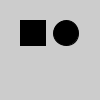
Frame 1 (no input)
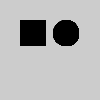
Frame 60 (the mouse pressed at the canvas centre just before this capture)
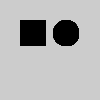
Frame 120 (the mouse held since frame 60 and released just before this capture)

The Processing sketch that drew these frames (run headless with seeded random() and noise(); from frame 60 on, the mouse is pressed at the canvas centre):

// Processing sketch: botonesDeteccion
// ── botonesDeteccion.pde
float tamX, tamY, posX, posY;
color colorRectangulo, colorCirculo;
void setup() {
  surface.setResizable(true);
  rectMode(CENTER);
  ellipseMode(CENTER);
}
void draw() {
  tamX = width/4;
  tamY = width/4;
  posX = width/3;
  posY = height/3;
  fill(colorRectangulo);
  rect(posX, posY, tamX, tamY);
  fill(colorCirculo);
  circle(posX*2, posY, tamX);
}

void mouseMoved () {
  // ESTRUCTURA IF PARA DETECTAR RECTANGULO
  if (mouseX > posX - tamX/2 && mouseX < posX + tamX/2 
    &&  mouseY > posY - tamY/2 && mouseY < posY + tamY/2) 
  {
    colorRectangulo = color(255);
  } else {
    colorRectangulo = color(0);
  }
  // ESTRUCTURA IF PARA DETECTAR CIRCULO
  if (dist(mouseX, mouseY, posX*2, posY) < tamY/2) {
    colorCirculo = color(255);
  } else {
    colorCirculo = color(0);
  }
}

void mouseClicked () {
  if (mouseX > posX - tamX/2 && mouseX < posX + tamX/2 
    &&  mouseY > posY - tamY/2 && mouseY < posY + tamY/2) 
  {
    colorRectangulo = color(120, 120, 200);
  } else {
    colorRectangulo = color(0);
  }
  if (dist(mouseX, mouseY, posX*2, posY) < tamY/2) {
    colorCirculo = color(120, 120, 200);
  } else {
    colorCirculo = color(0);
  }
}
